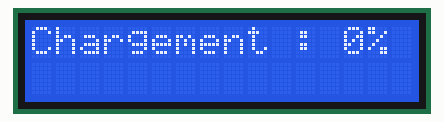
This sketch was run on a simulated Arduino Uno, built with avr-gcc and run on an emulated ATmega328P. Parts: 16×2 character LCD.

Above: at 0.17 s.
At 3.4 s:
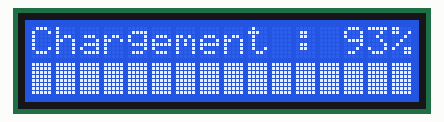
At 8.26 s:
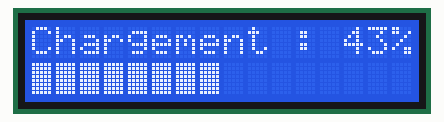
At 13.09 s:
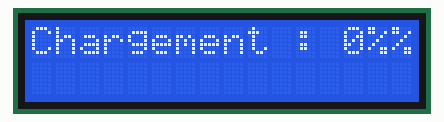
At 21.59 s:
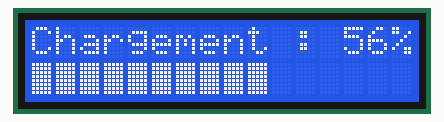
At 39.75 s:
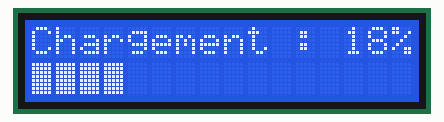

Measured:
- what the display in image 1 shows lasts 3.2 s, from 3.3 s to 6.5 s

The sketch:

Job8.ino
```cpp
#include <LiquidCrystal.h>

LiquidCrystal lcd_1(12, 11, 5, 4, 3, 2);

byte progressBarChar[8] = {
  0b11111,
  0b11111,
  0b11111,
  0b11111,
  0b11111,
  0b11111,
  0b11111,
  0b11111
};

byte progressBarBlank[8] = {
  0b00000,
  0b00000,
  0b00000,
  0b00000,
  0b00000,
  0b00000,
  0b00000,
  0b00000
};

void setup() {
  lcd_1.begin(16, 2);
  lcd_1.createChar(0, progressBarChar);
  lcd_1.createChar(1, progressBarBlank);
}

void loop() {
  int percentage = 0;
  for (int i = 0; i <= 16; i++) {
    lcd_1.setCursor(i-1, 1);
    lcd_1.write((byte)0);
    for (int j = i; j < 16; j++) {
      lcd_1.write((byte)1);
    }
    lcd_1.setCursor(0, 0);
    lcd_1.print("Chargement : ");
    lcd_1.print(percentage);
    lcd_1.print("%");
    percentage = (i * 100) / 16;
    delay(200);
  }
  delay(3000);
}
```
